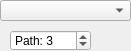
<?xml version="1.0" encoding="UTF-8"?>
<ui version="4.0">
 <class>RussianRouletteWidget</class>
 <widget class="QWidget" name="RussianRouletteWidget">
  <property name="geometry">
   <rect>
    <x>0</x>
    <y>0</y>
    <width>131</width>
    <height>51</height>
   </rect>
  </property>
  <property name="windowTitle">
   <string>Form</string>
  </property>
  <widget class="QComboBox" name="russian_roulette_combobox">
   <property name="geometry">
    <rect>
     <x>0</x>
     <y>0</y>
     <width>131</width>
     <height>21</height>
    </rect>
   </property>
  </widget>
  <widget class="QSpinBox" name="path_length_max_spinbox">
   <property name="geometry">
    <rect>
     <x>10</x>
     <y>30</y>
     <width>81</width>
     <height>21</height>
    </rect>
   </property>
   <property name="keyboardTracking">
    <bool>false</bool>
   </property>
   <property name="prefix">
    <string>Path: </string>
   </property>
   <property name="minimum">
    <number>1</number>
   </property>
   <property name="maximum">
    <number>999</number>
   </property>
   <property name="value">
    <number>3</number>
   </property>
  </widget>
 </widget>
 <resources/>
 <connections/>
</ui>
